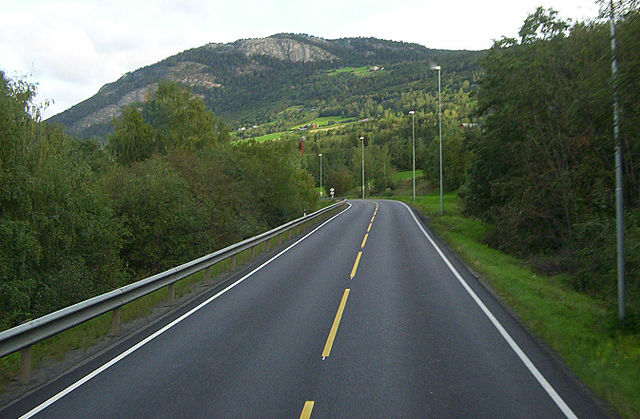
#> input picture images/road.jpg, 640 x 419 px, found by its file name
$ python detect_lane_lines.py
#> lines starting #> are read from the running program, lines starting #| are printed output that depends on the picture; after the words box and inside, x2 and y2 are one past the last pixel; in counts of white or black regions, pixels touching at a corner belong together
import cv2
import numpy as np
import matplotlib.pyplot as plt

image = cv2.imread('documents/Computer-Vision-Projects-main/images/road.jpg')
#> image is the input picture: shape (419, 640, 3); mean B, G, R 87, 99.5, 89.3

def detect_lane_lines(image):
    gray = cv2.cvtColor(image, cv2.COLOR_BGR2GRAY)
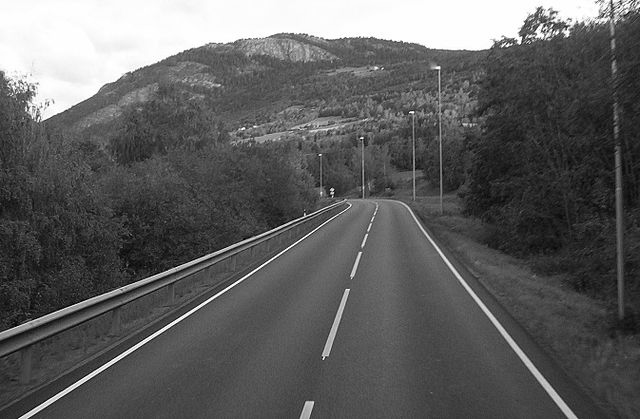
#> gray: shape (419, 640); min 0, max 255, mean 95

    # Apply Gaussian blur
    blur = cv2.GaussianBlur(gray, (7, 7), 0)
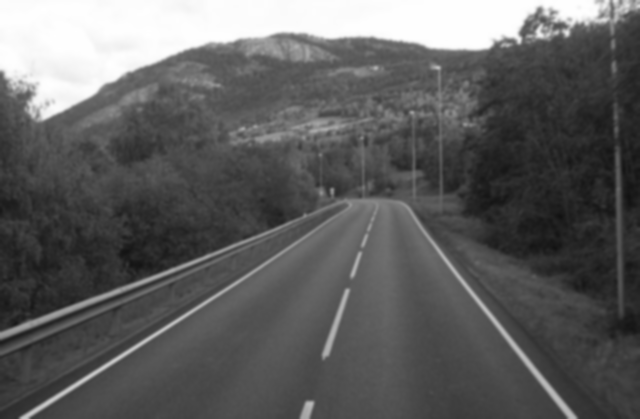
#> blur: shape (419, 640); min 17, max 255, mean 95

    # Perform Canny edge detection
    edges = cv2.Canny(blur, 50, 180)
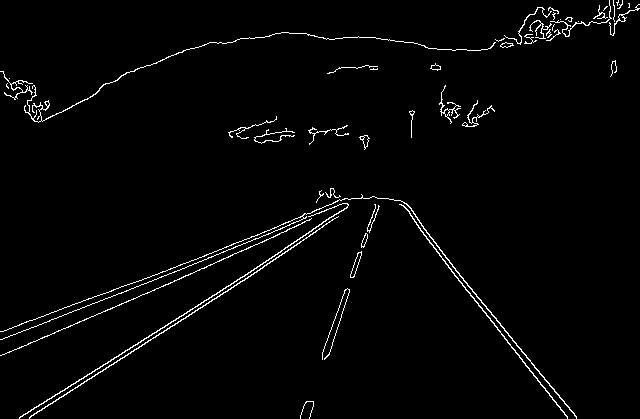
#> edges: shape (419, 640); 2.1% white in thin lines or dots

    height, width = edges.shape
#> height = 419; width = 640
    mask = np.zeros_like(edges)

    # Define the region of interest using a polygon
    polygon = np.array([[
        (0, height),
        (width, height),
        (width, int(height * 0.5)),
        (0, int(height * 0.5))
    ]], np.int32)

    cv2.fillPoly(mask, polygon, 255)
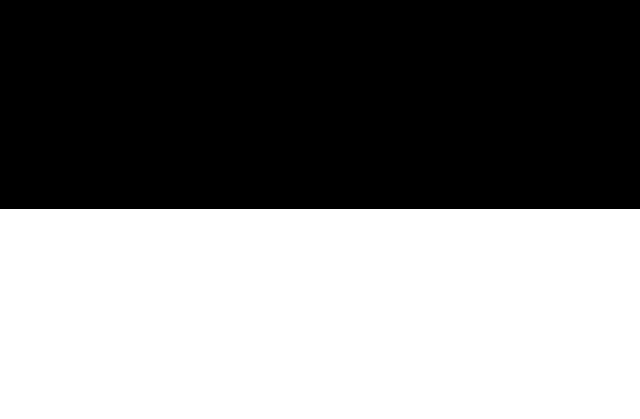
#> mask: shape (419, 640); 50.1% white; 1 black region, box (x1, y1, x2, y2) and area: (0, 0, 640, 209) 133760
    masked_edges = cv2.bitwise_and(edges, mask)
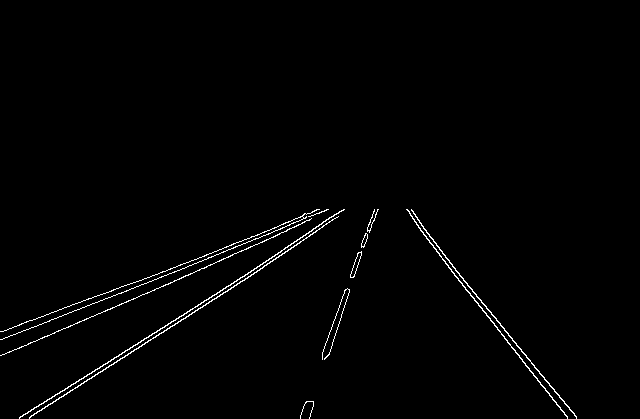
#> masked_edges: shape (419, 640); 1.2% white in thin lines or dots, all inside (x1, y1, x2, y2) = (0, 209, 577, 419)

    # Use Hough Transform to detect lane lines
    lines = cv2.HoughLinesP(masked_edges, rho=1, theta=np.pi/180, threshold=30, minLineLength=60, maxLineGap=90)
#> lines = 24 rows, first 6: [19, 417, 315, 232], [408, 210, 576, 417], [416, 224, 567, 418], [0, 355, 179, 279], [113, 364, 344, 209], [107, 298, 328, 209]

    line_image = np.zeros_like(image)

    if lines is not None:
        for line in lines:
            for x1, y1, x2, y2 in line:
                cv2.line(line_image, (x1, y1), (x2, y2), (0, 255, 0), 5) # Draw lines in green
#> this loop made 24 passes
#> line on passes 1 to 12: [[19, 417, 315, 232]], [[408, 210, 576, 417]], [[416, 224, 567, 418]], [[0, 355, 179, 279]], [[113, 364, 344, 209]], [[107, 298, 328, 209]], [[322, 352, 374, 209]], [[406, 209, 576, 418]], [[165, 271, 319, 209]], [[313, 403, 371, 224]], [[44, 336, 228, 257]], [[155, 337, 269, 263]]
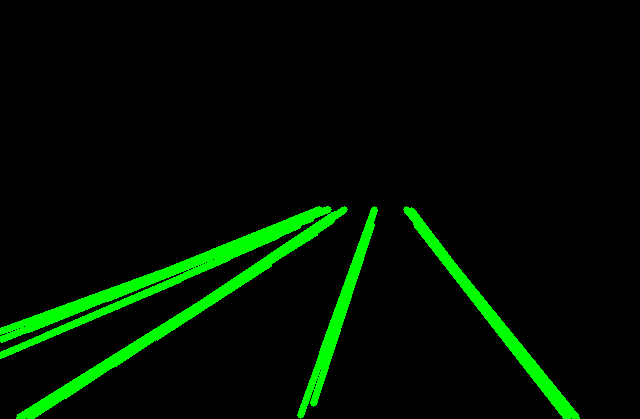
#> line_image: shape (419, 640, 3); mean of channels 0, 1, 2 0, 15.6, 0; drawn as B, G, R

    # Combine the original image with the lines
    result = cv2.addWeighted(image, 0.8, line_image, 1, 1)
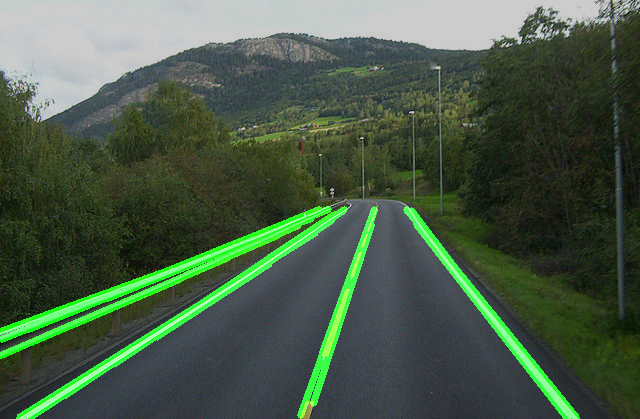
#> result: shape (419, 640, 3); mean B, G, R 70.6, 90.9, 72.4

    return result

result_image = detect_lane_lines(image)

image_rgb = cv2.cvtColor(result_image, cv2.COLOR_BGR2RGB)

plt.imshow(image_rgb)
plt.axis('off')
plt.show()

$ run again, with images/face.jpg copied over images/road.jpg
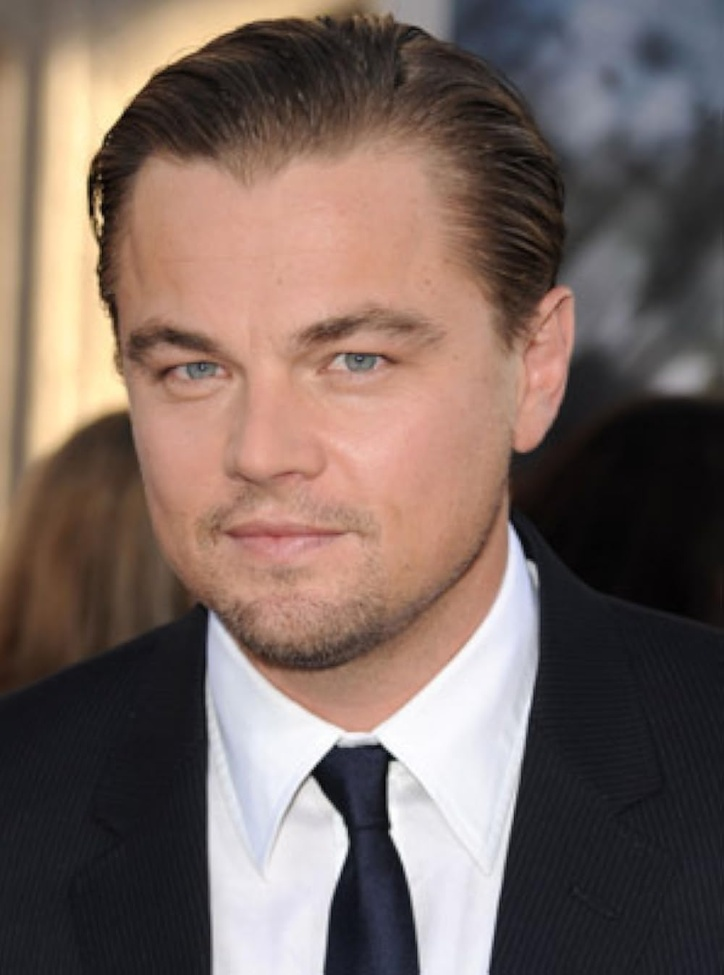
#> input picture images/face.jpg, 724 x 975 px, shrunk from 1000 x 1347 before the run, found by its file name
#> image is the input picture: shape (975, 724, 3); mean B, G, R 95.2, 101.9, 119.4
#> in detect_lane_lines, `edges = cv2.Canny(blur, 50, 180)`:
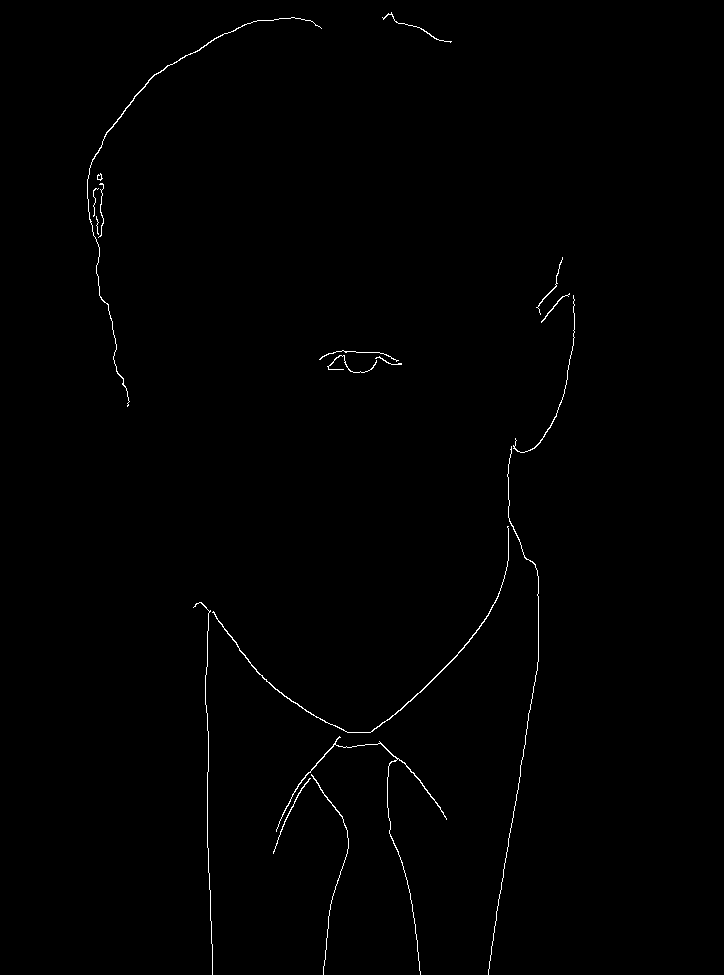
#> edges: shape (975, 724); 0.55% white in thin lines or dots, all inside (x1, y1, x2, y2) = (87, 12, 575, 975)
#> mask: shape (975, 724); 50.1% white; 1 black region, box (x1, y1, x2, y2) and area: (0, 0, 724, 487) 352588
#> masked_edges: shape (975, 724); 0.34% white in thin lines or dots, all inside (x1, y1, x2, y2) = (193, 487, 539, 975)
#> lines = 27 rows, first 6: [207, 847, 207, 609], [488, 974, 538, 655], [488, 969, 538, 648], [210, 902, 537, 575], [210, 890, 212, 974], [208, 872, 208, 731]
#> the loop in detect_lane_lines, `for line in lines:` made 27 passes
#> in detect_lane_lines, `result = cv2.addWeighted(image, 0.8, line_image, 1, 1)`:
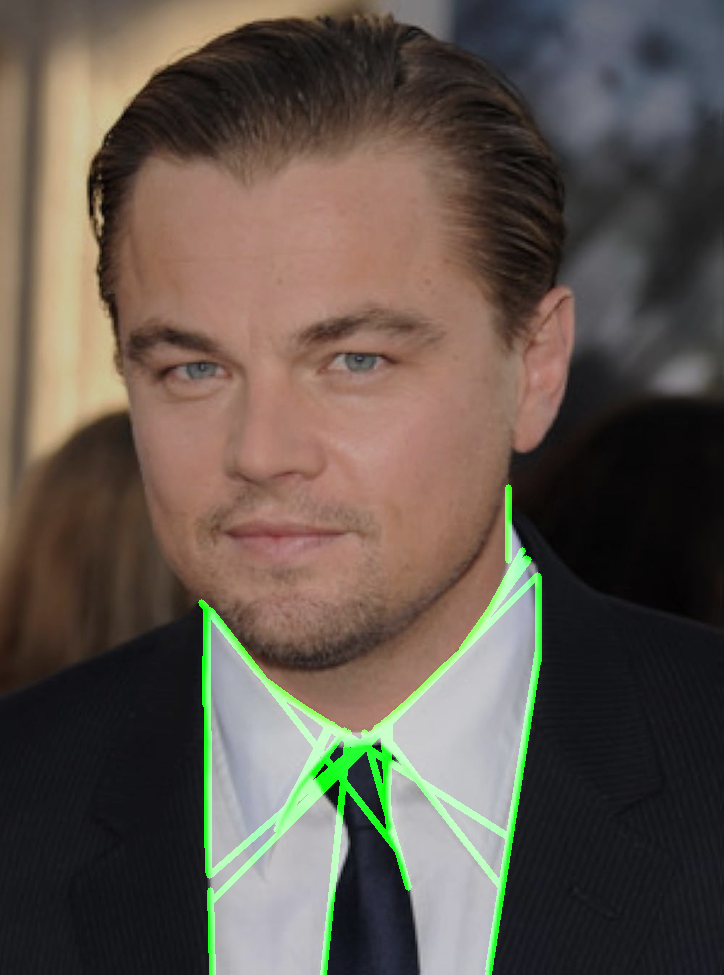
#> result: shape (975, 724, 3); mean B, G, R 77.1, 86.5, 96.5
